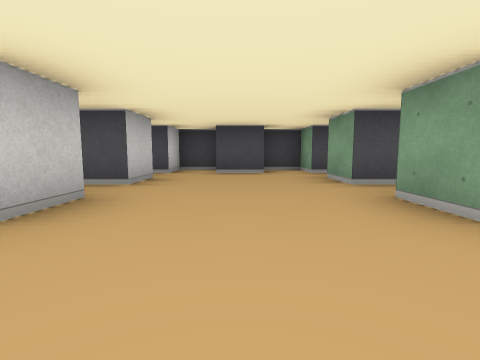
View 1 (above)

20 first-person views from a walk through a cub3D level. The camera is about half as high as the walls, tilts 6° down and sees 85° across. The floor is counted in squares. Each view is taken from the middle of a square. On the plan, view 1 faces up. The plan holds only what a view shows up to about 9 squares ahead; the rest is blank.

View 2
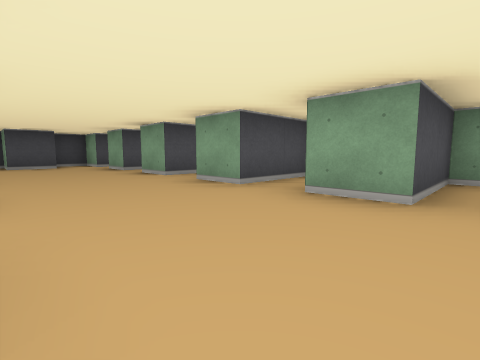

View 3
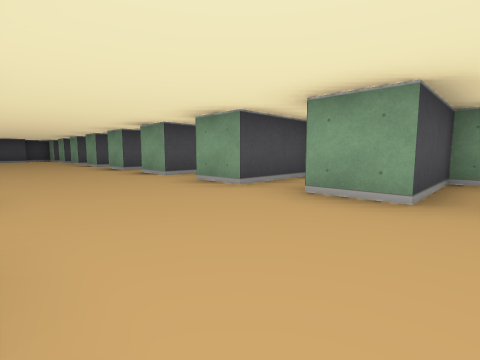

View 4
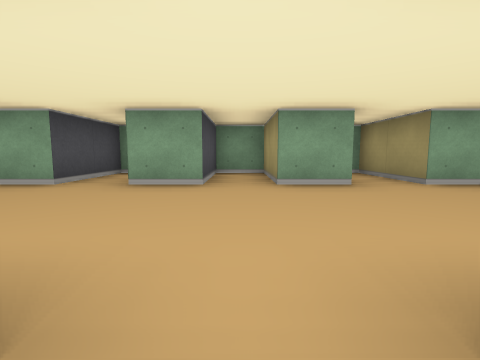

View 5
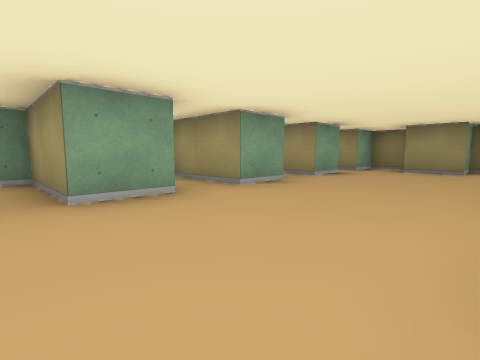

View 6
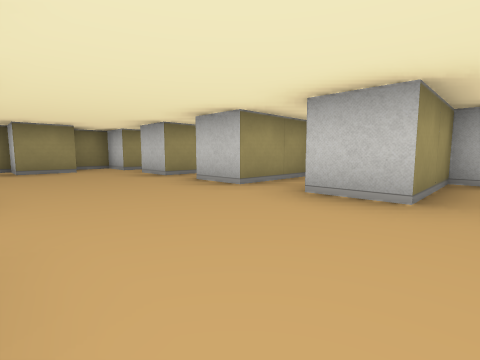

View 7
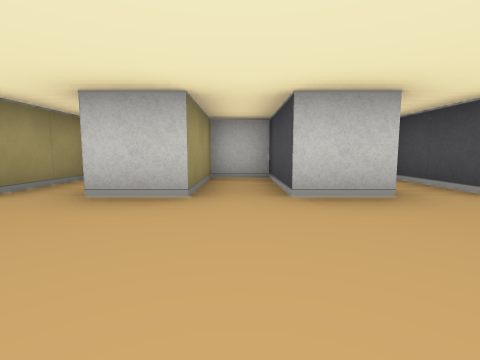

View 8
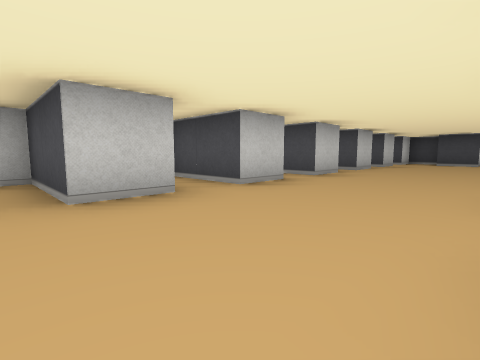

View 9
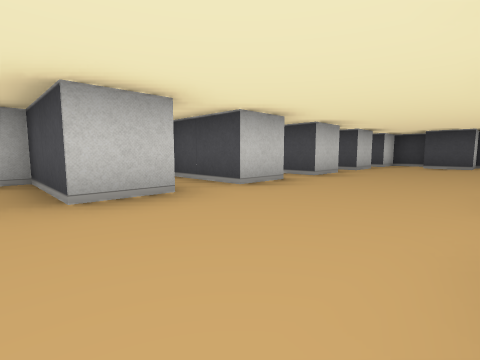

View 10
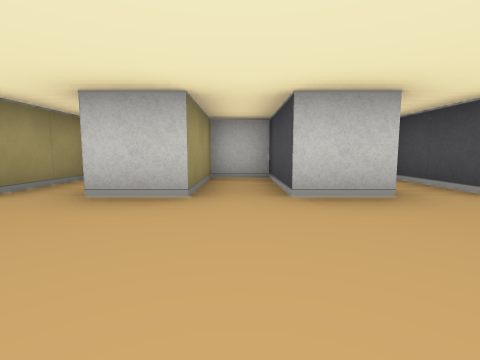

View 11
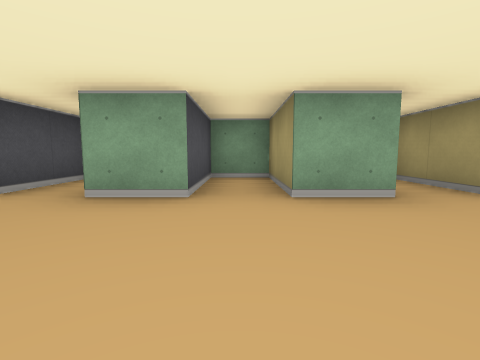

View 12
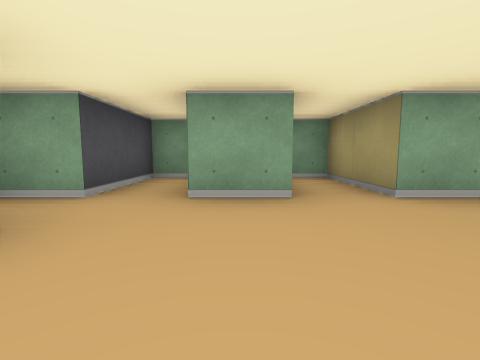

View 13
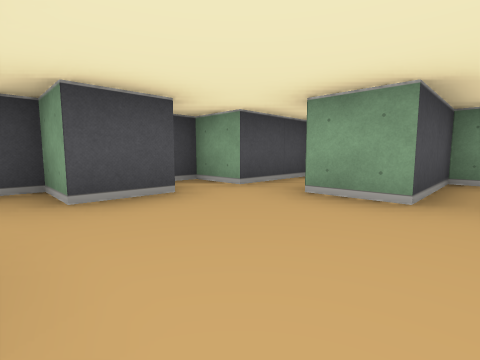

View 14
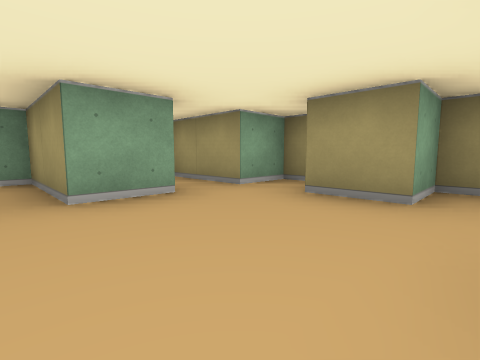

View 15
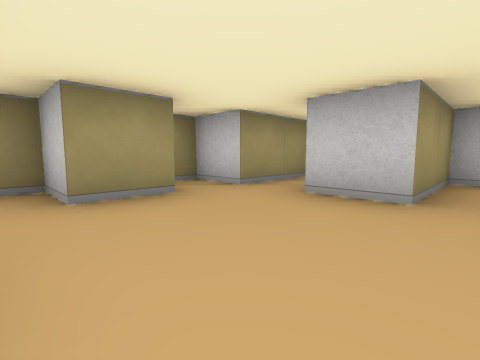

View 16
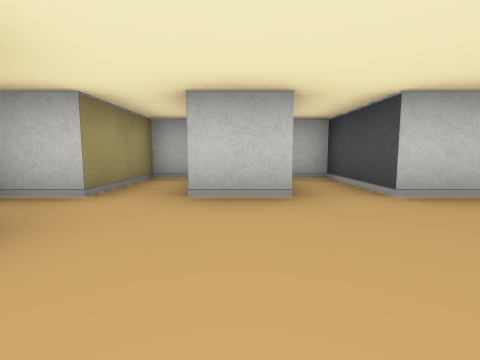

View 17
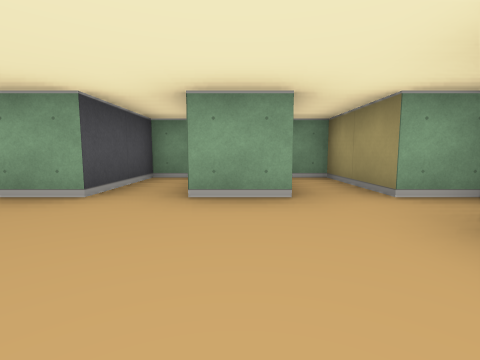

View 18
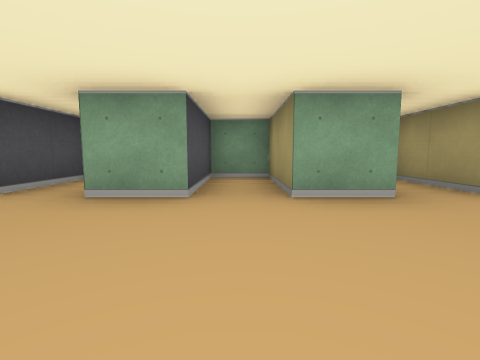

View 19
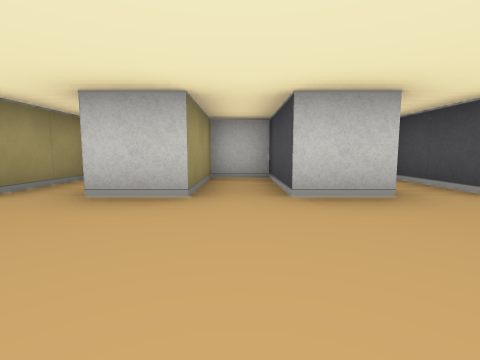

View 20
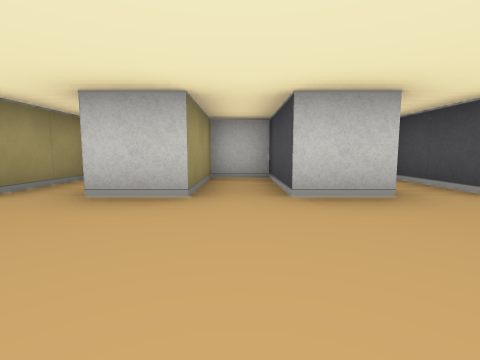

### Floor plan
Points are (right, up) in squares from view 1. A wall is a line through its corners. A room is listed if a view was taken in it or the views show most of it. See-through windows are left out.
Room 1 (views 1, 2, 3, 4, 5, 6, 7, 8, 9, 10, 11, 12, 13, 14, 15, 16, 17, 18, 19, 20)
walls: (-1.5, -5.4) (-1.5, -6.5) (-3.5, -6.5) (-3.5, -7.5) (-1.5, -7.5) (-1.5, -8.5) (-3.5, -8.5) (-3.5, -9.5) (-1.5, -9.5) (-1.5, -10.5); (-3.2, -3.5) (-1.5, -3.5) (-1.5, -4.5) (-3.5, -4.5) (-3.5, -4.9); (3.5, -6.5) (1.5, -6.5) (1.5, -5.5) (3.5, -5.5) (3.5, -4.5) (1.5, -4.5) (1.5, -3.5); (3.6, -2.5) (1.5, -2.5) (1.5, -1.5); (3.2, -0.5) (1.5, -0.5) (1.5, 0.5) (3.2, 0.5); (1.5, -10.6) (1.5, -9.5) (3.5, -9.5) (3.5, -8.5) (1.5, -8.5) (1.5, -7.5) (3.2, -7.5); (-3.2, 0.5) (-1.5, 0.5) (-1.5, -0.5) (-3.5, -0.5) (-3.5, -1.5) (-1.5, -1.5) (-1.5, -2.5) (-3.5, -2.5) (-3.5, -2.9); (2.2, 1.5) (1.5, 1.5) (1.5, 2.5) (3.5, 2.5) (3.5, 3.5) (1.5, 3.5) (1.5, 4.5); (-3.2, -11.5) (-1.5, -11.5) (-1.5, -12.5) (-3.5, -12.5) (-3.5, -13.5) (-1.5, -13.5) (-1.5, -14.5); (-1.5, 4.6) (-1.5, 3.5) (-3.5, 3.5) (-3.5, 2.5) (-1.5, 2.5) (-1.5, 1.5) (-3.2, 1.5); (1.5, -14.6) (1.5, -13.5) (3.5, -13.5) (3.5, -12.5) (1.5, -12.5) (1.5, -11.5) (3.5, -11.5); (-3.5, -14.9) (-3.5, -15.5) (-1.5, -15.5) (-1.5, -16.5) (-0.5, -16.5) (-0.5, -15.5) (0.5, -15.5) (0.5, -16.5) (1.5, -16.5) (1.5, -15.5) (3.5, -15.5) (3.5, -14.9); (3.5, 4.9) (3.5, 5.5) (1.5, 5.5) (1.5, 6.5) (0.5, 6.5) (0.5, 5.5) (-0.5, 5.5) (-0.5, 6.5) (-1.5, 6.5) (-1.5, 5.5) (-3.2, 5.5)

Positions as (right, up) in squares from view 1, and headings:
1: (0, 0), facing up
2: (-1, -3), facing up-right
3: (-1, -9), facing up-right
4: (-2, -9), facing right
5: (-1, -9), facing down-right
6: (1, -9), facing down-left
7: (1, -9), facing left
8: (1, -5), facing up-left
9: (1, -3), facing up-left
10: (1, 3), facing left
11: (-1, 3), facing right
12: (-1, 4), facing right
13: (-1, 3), facing up-right
14: (-1, -13), facing down-right
15: (1, -13), facing down-left
16: (1, -14), facing left
17: (-1, -14), facing right
18: (-1, -5), facing right
19: (1, -7), facing left
20: (1, -1), facing left
